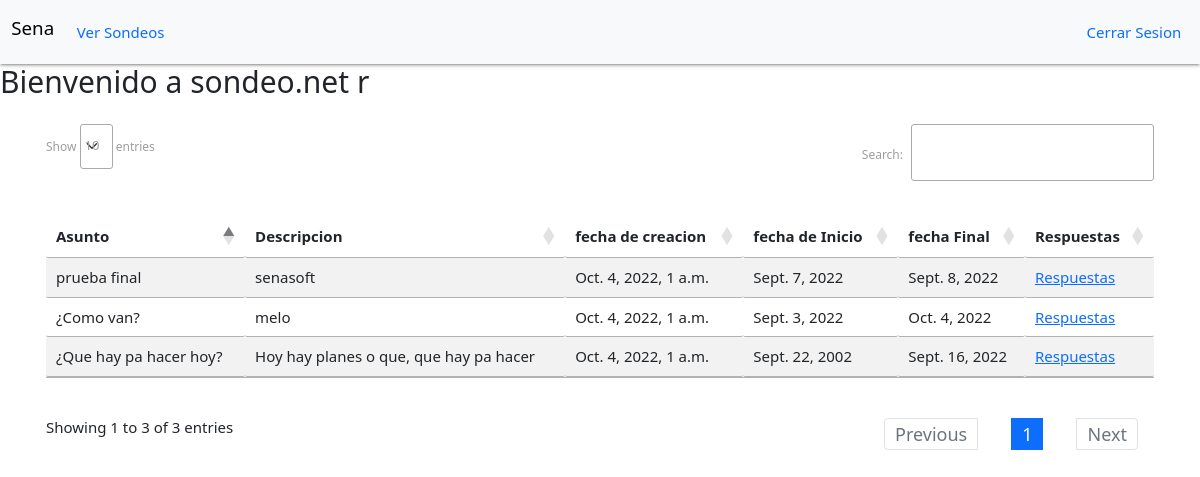
/sondeo/ (signed in), run on the app's committed database.
### sondeo/models.py (models this page shows, shortened)
class Sondeos(models.Model):
    idSondeos = models.AutoField(primary_key=True)
    idAdmin = models.ForeignKey(Administradores, on_delete= models.CASCADE)
    asunto = models.CharField(max_length=100)
    descripcion = models.TextField()
    hb = (
        ('s', 'si'),
        ('n', 'no'),
    )
    habilitado = models.CharField(max_length=2, choices=hb, default="n")
    grupoPoblacional = models.CharField(max_length=100)
    comuna = models.CharField(max_length=100)
    barrio = models.CharField(max_length=100)
    imagen = models.CharField(max_length=100)
    edadMinima = models.IntegerField(default=0)
    edadMaxima = models.IntegerField(default=0)
    tematica = models.CharField(max_length=100)
    fechaPublicacion = models.DateField()
    fechaFinPublicacion = models.DateField()
    fechaCreacion = models.DateTimeField(auto_now_add=True)
    ob = (
        ('s', 'si'),
        ('n', 'no'),
    )
    obligatorio = models.CharField(max_length=2, choices=ob, default="n")

### sondeo/views.py (the view)
# urls.py: path('', views.inicio, name="inicio"),
def inicio (request):
    h=datetime.datetime.now()
    Son = Sondeos.objects.all()
    Res = Respuesta.objects.all()
    sess = request.session.get('autenticado', False)
    contexto = {'sondeos': Son, 'respuestas' : Res, 'autenticacion': sess, 'fechaToday': h}
    return render(request, "index/sondeos.html", contexto)

### sondeo/templates/index/sondeos.html (shortened to what this page needs)
{% extends 'base.html' %} {% load static %}
{% block body %}
    <h2>Bienvenido a sondeo.net {% if request.session.autenticado %}{{ request.session.autenticado.2 }}{% endif %}</h2>
    {% if sondeos %}
        <div class="container">
        <table id="example" class="table table-striped" style="width:100%">
            <thead>
                <tr>
                    <th>Asunto </th>
                    <th>Descripcion</th>
                    <th>fecha de creacion</th>
                    <th>fecha de Inicio</th>
                    <th>fecha Final</th>
                    <th>Respuestas</th>
                </tr>
            </thead>
            <tbody>
                {% if request.session.autenticado.0 == "A" %}
                    {% for sondeito in sondeos %}
                    <tr>
                        <td>{{ sondeito.asunto }}</td>
                        <td>{{ sondeito.descripcion }}</td>
                        <td>{{ sondeito.fechaCreacion }}</td>
                        <td>{{ sondeito.fechaPublicacion }}</td>
                        <td>{{ sondeito.fechaFinPublicacion }}</td>
                        <td><a href="{% url 'sondeo:mostrarRes' sondeito.idSondeos %}">Respuestas</a></td>
                    </tr>
                    {% endfor %}
                {% else %}
                    {% for sondeito in sondeos %}
                            <tr>
                                <td>{{ sondeito.asunto }}</td>
                                <td>{{ sondeito.descripcion }}</td>
                                <td>{{ fechaToday }}</td>
                                <td>{{ sondeito.fechaPublicacion }}</td>
                                <td>{{ sondeito.fechaFinPublicacion }}</td>
                                <td><a href="{% url 'sondeo:mostrarRes' sondeito.idSondeos %}">Respuestas</a></td>
                            </tr>
                    {% endfor %}
                {% endif %}
            </tbody>
        </table>
        </div>
    {% endif %}
{% endblock %}

### sondeo/static/css/style.css (style rules this page uses)
.container { padding: 16px; }

### data on the page
Sondeos: asunto "¿Que hay pa hacer hoy?", descripcion "Hoy hay planes o que, que hay pa hacer", fechaPublicacion "Sept. 22, 2002", fechaFinPublicacion "Sept. 16, 2022"
Sondeos: asunto "¿Como van?", descripcion "melo", fechaPublicacion "Sept. 3, 2022", fechaFinPublicacion "Oct. 4, 2022"
Sondeos: asunto "prueba final", descripcion "senasoft", fechaPublicacion "Sept. 7, 2022", fechaFinPublicacion "Sept. 8, 2022"

### other printed values
{{ request.session.autenticado.2 }} "r"
